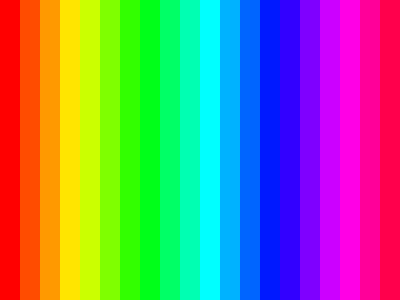
Frame 1 (no input)
Frame 60 (the mouse pressed at the canvas centre just before this capture): identical to frame 1, image omitted
Frame 120 (the mouse held since frame 60 and released just before this capture): identical to frame 1, image omitted

The Processing sketch that drew this single still picture (run headless with seeded random() and noise(); from frame 60 on, the mouse is pressed at the canvas centre):

// Processing sketch: week6_rainbow
// ── week6_rainbow.pde
void setup(){
  
size(400,300);
colorMode(HSB);

}

void draw(){
  background(0);
    for(float x=0; x<width; x+=20){
        if(x<mouseX && x>mouseX-20){
          continue;        
        }
        float h = x/width*255;
        fill(h,255,255);
        noStroke();
        rect(x,0,20,height);
        
      }
}
